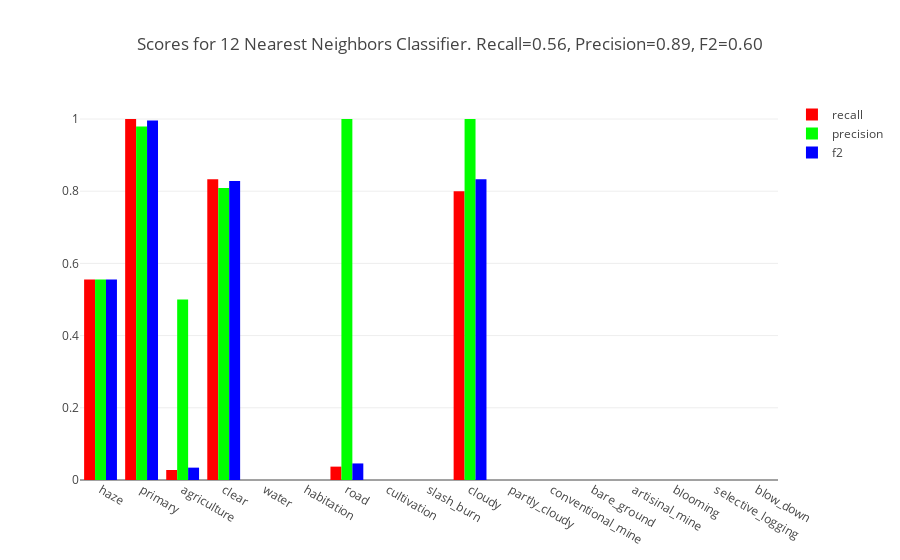

Source (notebook cell):
### Code cell
nnbor_classifier = planet.predict.NearestNeighbors(train_labels, train_images_flat, num_neighbors=12)
pred_labels_knn = nnbor_classifier.predict(test_images_flat)

knn_fig = planet.predict.plot_scores(pred_labels_knn, test_labels, tag_indices.keys(), '12 Nearest Neighbors')
plotly.offline.iplot(knn_fig, filename=os.path.join(data_dir, 'knn_scores.html'))

### Figure 1 — Plotly figure (JSON) as saved in the notebook; plotly's stock layout.template omitted (floating-point values rounded to 4 significant figures)
{"data": [{"marker": {"color": "rgb(255, 0, 0)"}, "name": "recall", "type": "bar", "x": ["haze", "primary", "agriculture", "clear", "water", "habitation", "road", "cultivation", "slash_burn", "cloudy", "partly_cloudy", "conventional_mine", "bare_ground", "artisinal_mine", "blooming", "selective_logging", "blow_down"], "y": [0.5556, 1, 0.02778, 0.8333, 0, 0, 0.03704, 0, 0, 0.8, 0, 0, 0, 0, 0, 0, 0]}, {"marker": {"color": "rgb(0, 255, 0)"}, "name": "precision", "type": "bar", "x": ["haze", "primary", "agriculture", "clear", "water", "habitation", "road", "cultivation", "slash_burn", "cloudy", "partly_cloudy", "conventional_mine", "bare_ground", "artisinal_mine", "blooming", "selective_logging", "blow_down"], "y": [0.5556, 0.9789, 0.5, 0.8088, 0, 0, 1, 0, 0, 1, 0, 0, 0, 0, 0, 0, 0]}, {"marker": {"color": "rgb(0, 0, 255)"}, "name": "f2", "type": "bar", "x": ["haze", "primary", "agriculture", "clear", "water", "habitation", "road", "cultivation", "slash_burn", "cloudy", "partly_cloudy", "conventional_mine", "bare_ground", "artisinal_mine", "blooming", "selective_logging", "blow_down"], "y": [0.5556, 0.9957, 0.03425, 0.8283, 0, 0, 0.04587, 0, 0, 0.8333, 0, 0, 0, 0, 0, 0, 0]}], "layout": {"barmode": "group", "title": "Scores for 12 Nearest Neighbors Classifier. Recall=0.56, Precision=0.89, F2=0.60"}}
